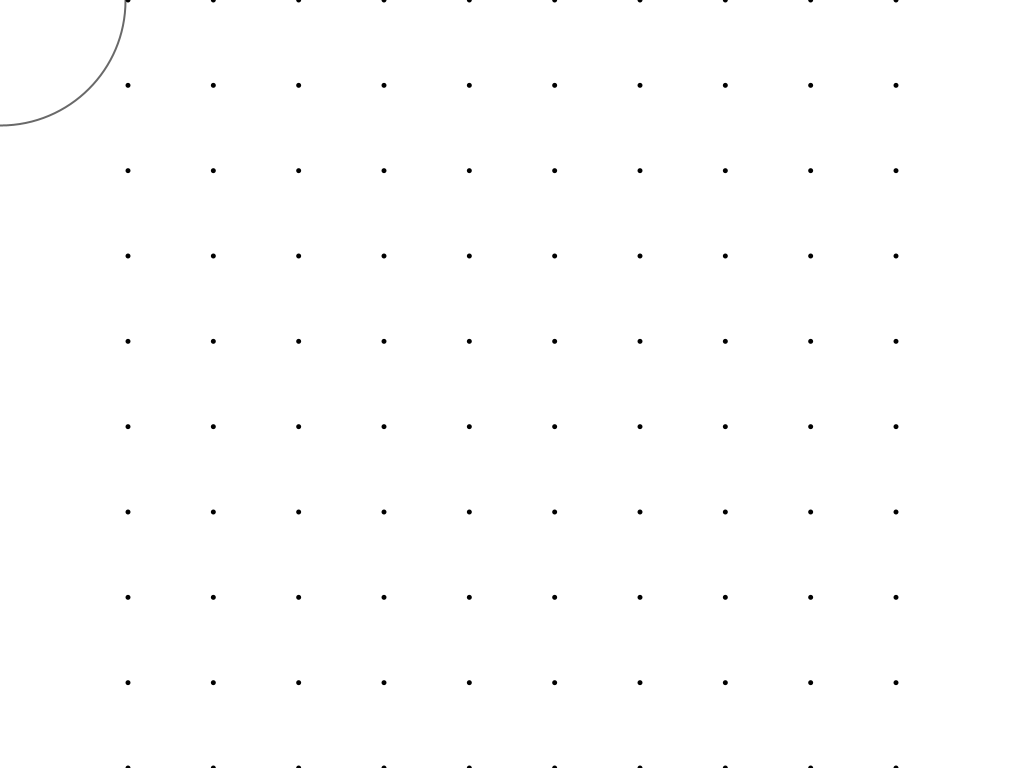
Frame 1 (no input)
Frame 60 (the mouse pressed at the canvas centre just before this capture): identical to frame 1, image omitted
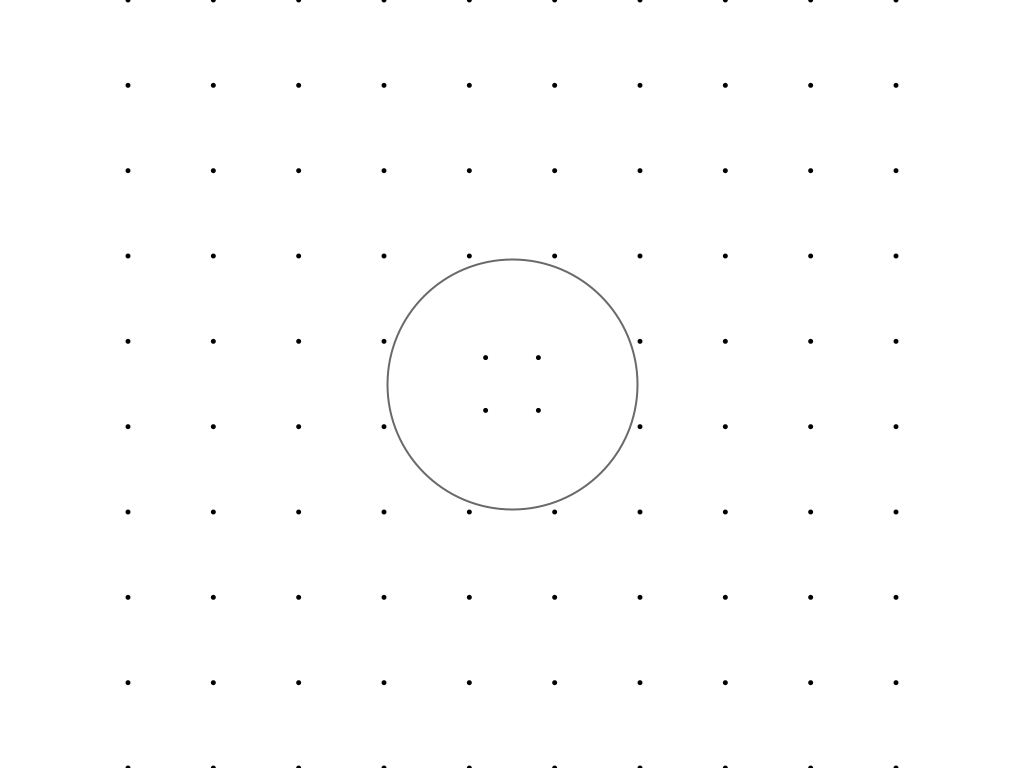
Frame 120 (the mouse held since frame 60 and released just before this capture)

The Processing sketch that drew these frames (run headless with seeded random() and noise(); from frame 60 on, the mouse is pressed at the canvas centre):

// Processing sketch: swarm
// ── swarm.pde
int xCount = 10;
int yCount = 10;
float gridSize = 768;

Node[] myNodes = new Node[xCount*yCount];
Attractor myAttractor;
int radius = 125;



void setup() {
	size(1024, 768);
	background(255);
	noCursor();
	// for(int i = 0; i<myNodes.length; i++) {
	// 	myNodes[i] = new Node(random(width), random(height));
	// }
	myAttractor = new Attractor(width/2, height/2);

	initGrid();
}

void draw() {
	// println(mouseX);
	background(255);
	noFill();
	stroke(0,150);
	strokeWeight(2);
	ellipse(mouseX, mouseY, radius*2, radius*2);
	myAttractor.x = mouseX;
	myAttractor.y = mouseY;
	for(int i=0; i<myNodes.length; i++) {
		noStroke();
		myAttractor.attract(myNodes[i]);
		myNodes[i].update();
		fill(0,0,0,255);
		// fill(0,0,0,(myNodes[i].velocity.x)*100);
		ellipse(myNodes[i].x, myNodes[i].y,5,5);
	}
}

void initGrid() {
	int i=0;
	for(int x=0;x<xCount;x++) {
		for(int y=0;y<yCount;y++) {
			float posX = (gridSize/(xCount-1))*x+(width-gridSize)/2;
			float posY = (gridSize/(yCount-1))*y+(height-gridSize)/2;
			myNodes[i] = new Node(posX, posY);
			i++;
		}
	}
}

void keyPressed() {
	if(key == 'r') {
		initGrid();
	}
}

class Node extends PVector {
	PVector velocity = new PVector();
	float minX=5, minY=5, maxX=width-5, maxY=height-5;
	float damping = 0.02;

	Node(float xpos, float ypos) {
		x=xpos;
		y=ypos;
		velocity.x = 0;
		// velocity.x = 0.1;
		velocity.y = 0;
		// velocity.y = 0.1;
	}

	void update() {
		x += velocity.x;
		y += velocity.y;
		if(x<minX) velocity.x *= -1;
		if(x>maxX) velocity.x *= -1;

		if(y>maxY) velocity.y *= -1;
		if(y<minY) velocity.y *= -1;
	}
}

class Attractor {
	float x=0, y=0;
	float r = radius;

	Attractor(float theX, float theY) {
		x = theX;
		y = theY;
	}
	void attract(Node theNode) {
		float dx = x - theNode.x;
		float dy = y - theNode.y;
		float d = mag(dx,dy);
		if(d>0 && d<r) {
			float s = d/r;
			float force = 1/pow(s,0.5)-1;
			force = force/r;
			theNode.velocity.x += dx * force;
			theNode.velocity.y += dy * force;
		}
		else {
			float s = d/r;
			float force = 1/pow(s,0.5)-1;
			force = force/r;
			// println(theNode.velocity.x);
			// theNode.velocity.x += dx / force;
			// theNode.velocity.y += dy / force;
		}
	}
}
